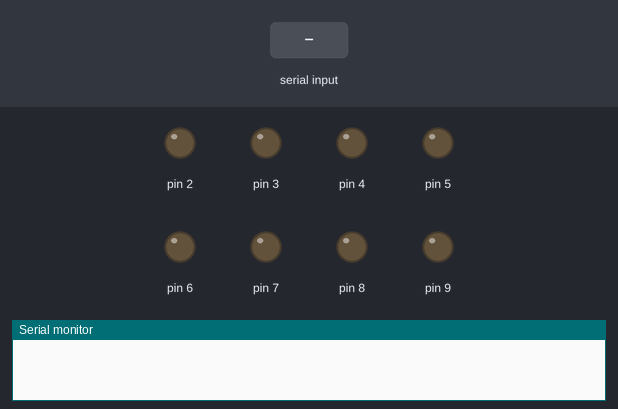
This sketch was run on a simulated Arduino Uno, built with avr-gcc and run on an emulated ATmega328P. Shown: output pins drawn as LEDs (lit = HIGH), the last lines printed to the serial monitor. The test bench sets the inputs (shaded band).

Above: at 1.2 s.
1.3 s: "1" received over Serial
At 3.3 s:
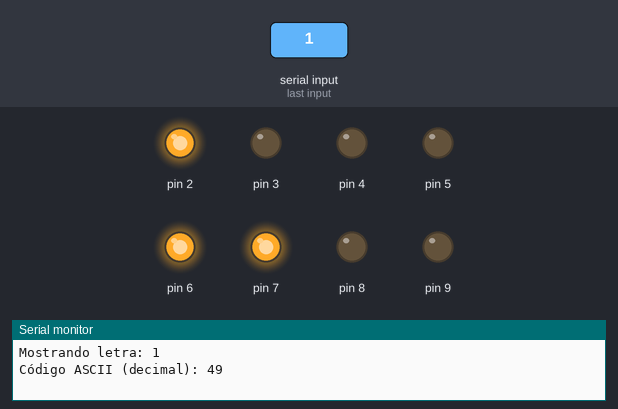
Timing chart, 0 to 8.8 s (numbered marks = the images above; inputs shaded):
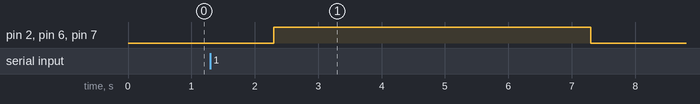

Measured:
- after the input at 1.3 s, pin 2, pin 6, pin 7: LOW → HIGH after 1.0 s, → LOW 5.0 s later

The sketch:

ASCII.ino
```cpp
String palabra = "";

void setup() {
  Serial.begin(9600);
  pinMode(2, OUTPUT);
  pinMode(3, OUTPUT);
  pinMode(4, OUTPUT);
  pinMode(5, OUTPUT);
  pinMode(6, OUTPUT);
  pinMode(7, OUTPUT);
  pinMode(8, OUTPUT);
  pinMode(9, OUTPUT);
}

void loop() {
  if (Serial.available()) {
    palabra = Serial.readString();
    Pbina(palabra);  // Mostrar cada letra en binario
  }
}

void Pbina(String palabra) {
  palabra.trim();

  for (int i = 0; i < palabra.length(); i++) {  // Recorre cada carácter de la palabra
    char caracter = palabra.charAt(i);  // Obtiene un carácter de la palabra
    int numero = int(caracter);  // Convierte el carácter a su código ASCII (decimal)

    Serial.print("Mostrando letra: ");
    Serial.println(caracter);
    Serial.print("Código ASCII (decimal): ");
    Serial.println(numero);

    actualizarLEDs(numero);
    delay(5000);
    apagarLEDs();
    delay(2000);
  }
}

void actualizarLEDs(int numero) {
  digitalWrite(2, (numero >> 0) & 1);
  digitalWrite(3, (numero >> 1) & 1);
  digitalWrite(4, (numero >> 2) & 1);
  digitalWrite(5, (numero >> 3) & 1);
  digitalWrite(6, (numero >> 4) & 1);
  digitalWrite(7, (numero >> 5) & 1);
  digitalWrite(8, (numero >> 6) & 1);
  digitalWrite(9, (numero >> 7) & 1);


}

void apagarLEDs() {
  for (int pin = 2; pin <= 9; pin++) {
    digitalWrite(pin, LOW);
  }
}
```
